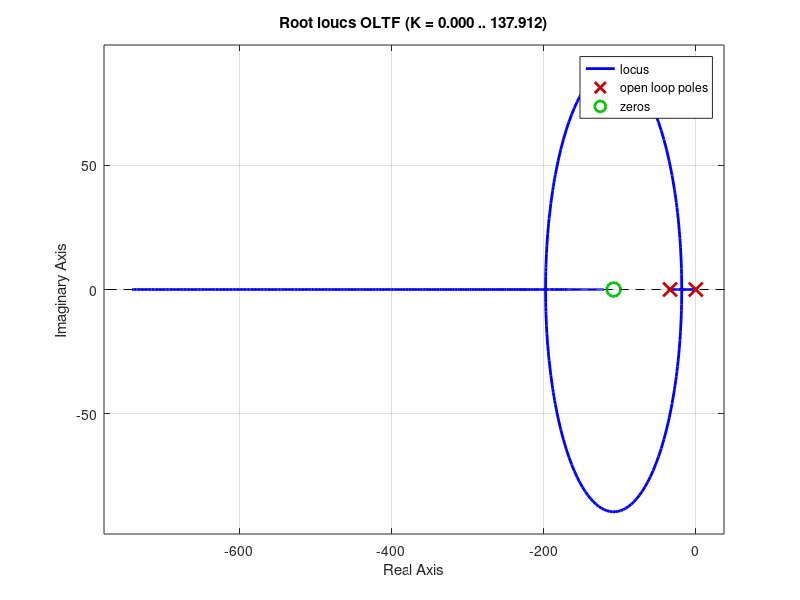

Reproduce this figure in MATLAB. (Note: this script raises an error after producing the figure.)
%% Gain Design from root locus
clearvars;
close all;

% Proportional Controller:
%               15(s+77.5)
% G(s) = -----------------------
%           s(s+33.87)

% Design specs:
% OS: 3%
OS = 3;
zeta = -log(OS/100)/(sqrt(pi^2+log(OS/100)^2));

OLTF = zpk([-108],[0 -33.87],6);

rlocus(OLTF);

% from rlocus
% Design point is at sd = -0.7 +- j1.04
sd =  -20 + 1j*17.9;
% Determine the gain value at that point using 
% Magnitute criterion 1 + KG(s)H(s) = 0
% evalfr() allows you to evaluate a transfer function given the value of the
% pole
% abs() allows you to determine the magnitude of a complex number
K = abs(-1/abs(evalfr(OLTF,sd)));
% Determine CLTF
T = feedback(K*OLTF,1);

% determine poles and zeros
z = zero(T);
p = pole(T);


% They are not closed-loop zeros, that is very good
% this is from the dominant closed-loop pair poles
wn = sqrt(1.569);
zeta = 1.397/(2*wn);

osd = 100*exp(-zeta*pi/(sqrt(1-zeta^2)));
ts = 4/-real(sd);
tp = pi/imag(sd);
% simulate solution and compare
info = stepinfo(T);


%% Part B: Tp = 1.57
Tp = 17.9;
wd = pi/Tp;

% Look at the root locus for the previous value
sd = -20 +j*17.9;

K = abs(-1/abs(evalfr(OLTF,sd)));
T = feedback(K*OLTF,1);
% Estimate Ts, %OS
Ts = 4/20;
zeta = cos(atan(wd/0.4));
OS = 100*exp(-zeta*pi/sqrt(1-zeta^2));

% Simulation
plot(1,1,1);
stepinfo(T);